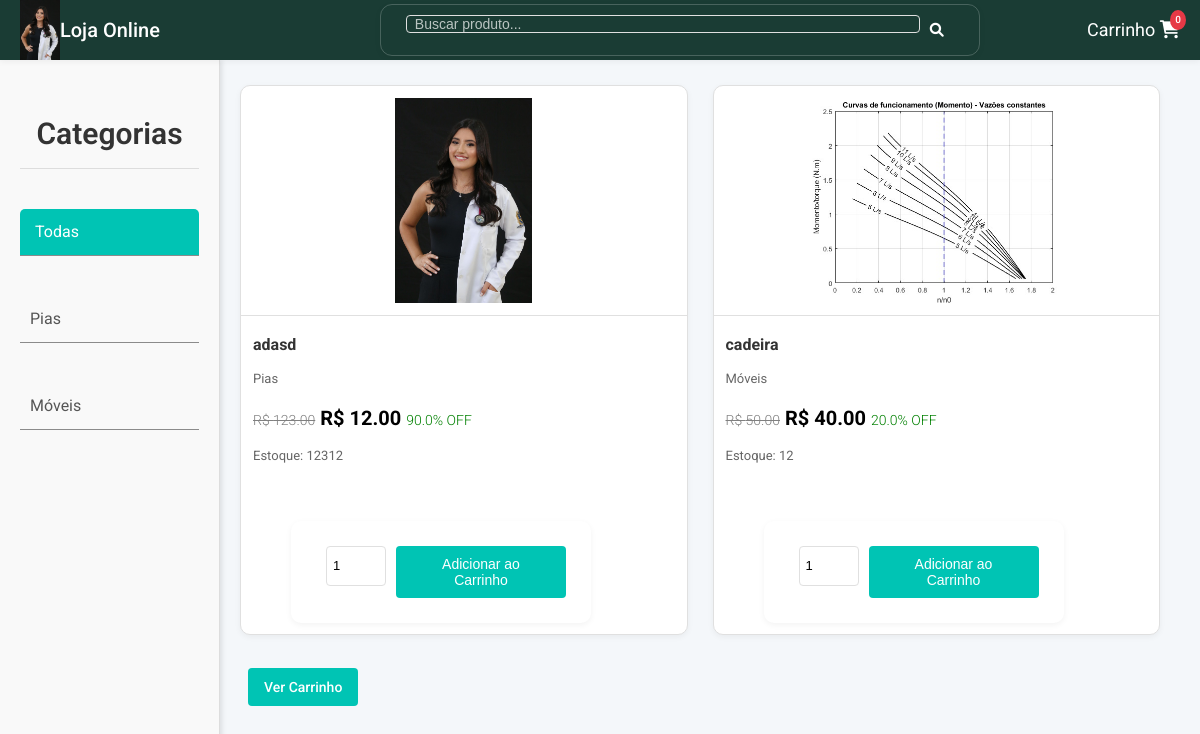
The page / on the database its author committed.
### tables this page shows
CREATE TABLE produtos (
        id INTEGER PRIMARY KEY AUTOINCREMENT,
        nome TEXT NOT NULL,
        descricao TEXT,
        preco REAL NOT NULL,
        preco_promocional REAL,
        estoque INTEGER NOT NULL,
        categoria TEXT NOT NULL,
        imagem TEXT,
        imagens_adicionais TEXT
    );

### app.py (the view)
@app.route('/', methods=['GET'])
def index():
    conn = get_db_connection()
    query = 'SELECT * FROM produtos WHERE estoque > 0'
    params = []
    categoria = request.args.get('categoria')
    if categoria and categoria != 'todos':
        query += ' AND categoria = ?'
        params.append(categoria)
    busca = request.args.get('busca')
    if busca:
        query += ' AND nome LIKE ?'
        params.append(f'%{busca}%')
    preco_min = request.args.get('preco_min', type=float)
    preco_max = request.args.get('preco_max', type=float)
    if preco_min:
        query += ' AND preco >= ?'
        params.append(preco_min)
    if preco_max:
        query += ' AND preco <= ?'
        params.append(preco_max)
    produtos = conn.execute(query, params).fetchall()
    categorias = get_categorias()
    conn.close()
    selected_categoria = categoria if categoria != 'todos' else None
    return render_template('index.html', produtos=produtos, categorias=categorias, selected_categoria=selected_categoria)

### app.py (called while the page is built)
def get_db_connection():
    conn = sqlite3.connect('database.db')
    conn.row_factory = sqlite3.Row
    return conn

def get_categorias():
    conn = get_db_connection()
    categorias = conn.execute('SELECT DISTINCT categoria FROM produtos').fetchall()
    conn.close()
    return categorias

### templates/index.html (shortened to what this page needs)
{% extends "base.html" %}
{% block content %}
   <div class="sidebar">
    <h2>Categorias</h2>
    <nav>
        <a href="{{ url_for('index') }}"
           class="{% if not selected_categoria %}active{% endif %}">
           Todas
        </a><br>
        {% for cat in categorias %}
            <a href="{{ url_for('index', categoria=cat['categoria']) }}"
               class="{% if selected_categoria and cat['categoria'].strip().lower() == selected_categoria.strip().lower() %}active{% endif %}">
               {{ cat['categoria'] }}
            </a><br>
        {% endfor %}
    </nav>
</div>
    <div class="produtos">
        {% for produto in produtos %}
        <div class="produto">
            <a href="{{ url_for('produto_detalhes', id=produto['id']) }}">
                <img src="{{ url_for('static', filename='uploads/' + produto['imagem']) }}" alt="{{ produto['nome'] }}">
            </a>
            <h2>{{ produto['nome'] }}</h2>
            <p>{{ produto['categoria'] }}</p>
            <p class="preco">
                {% if produto['preco_promocional'] %}
                    {% set desconto = ((produto['preco'] - produto['preco_promocional']) / produto['preco'] * 100) | round(0) %}
                    <del class="preco-antigo">R$ {{ "%.2f" | format(produto['preco']) }}</del>
                    <span class="preco-promocional">R$ {{ "%.2f" | format(produto['preco_promocional']) }} </span>
                    <span class="desconto">{{ desconto }}% OFF</span>
                {% else %}
                    R$ {{ "%.2f" | format(produto['preco']) }}
                {% endif %}
            </p>
            <p>Estoque: {{ produto['estoque'] }}</p>
            <form method="POST" action="{{ url_for('adicionar_carrinho', id=produto['id']) }}">
                <input type="number" name="quantidade" min="1" max="{{ produto['estoque'] }}" value="1">
                <button type="submit" class="adicionar-carrinho">Adicionar ao Carrinho</button>
            </form>
        </div>
        {% endfor %}
    </div>
    <a href="{{ url_for('carrinho') }}" class="carrinho-btn">Ver Carrinho</a>
{% endblock %}

### templates/base.html (shortened to what this page needs)
<!DOCTYPE html>
<html lang="pt-br">
<head>
    <link rel="stylesheet" href="{{ url_for('static', filename='css/style.css') }}">
    <link rel="stylesheet" href="https://cdnjs.cloudflare.com/ajax/libs/font-awesome/6.0.0-beta3/css/all.min.css">
</head>
<body>
    <header>
        <div class="navbar">
            <div class="nav-left">
                <a href="{{ url_for('index') }}" class="logo-link">
                    <img src="{{ url_for('static', filename='logo.png') }}" alt="Logo da Loja" class="logo">
                    <span class="store-name">Loja Online</span>
                </a>
            </div>
            <div class="nav-center">
                <form method="GET" action="{{ url_for('index') }}" class="search-form">
                    <input type="text" name="busca" placeholder="Buscar produto..." class="search-input" aria-label="Buscar produto">
                    <button type="submit" class="search-btn" aria-label="Pesquisar"><i class="fas fa-search"></i></button>
                </form>
            </div>
            <div class="nav-right">
                <a href="{{ url_for('carrinho') }}" class="cart-icon" aria-label="Ver carrinho">
                    <span class="cart-text">Carrinho</span>
                    <i class="fas fa-shopping-cart"></i>
                    {% if session.get('carrinho') %}
                        <span class="cart-count">{{ session['carrinho'] | length }}</span>
                    {% else %}
                        <span class="cart-count">0</span>
                    {% endif %}
                </a>
            </div>
        </div>
    </header>
    <main class="container">
        {% block content %}{% endblock %}
    </main>
</body>
</html>

### rows shown on the page
produtos: imagem (picture), nome "adasd", categoria "Pias", preco "123.00", preco_promocional "12.00", desconto "90.0", estoque "12312"
produtos: imagem (picture), nome "cadeira", categoria "Móveis", preco "50.00", preco_promocional "40.00", desconto "20.0", estoque "12"

### other values the page prints
{{ cat['categoria'] }} "Pias" "Móveis"
